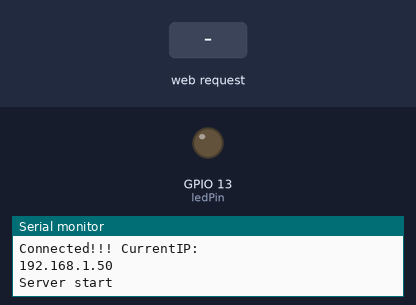
Bench run of a sketch on a simulated ESP8266 (NodeMCU). On the bench: output pins drawn as LEDs (lit = HIGH), the last lines printed to the serial monitor. The test bench sets the inputs (shaded band). WiFi joins after 1.5 s; servers stay silent unless stated.

Above: at 8.2 s.
8.3 s: HTTP request GET /led/1 received
At 9.5 s:
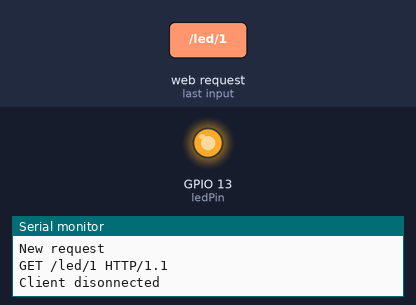
9.8 s: HTTP request GET /led/0 received
At 10.8 s:
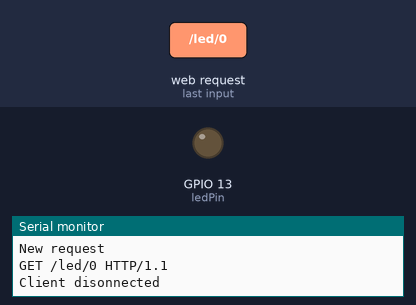
Timing chart, 0 to 12.8 s (numbered marks = the images above; inputs shaded):
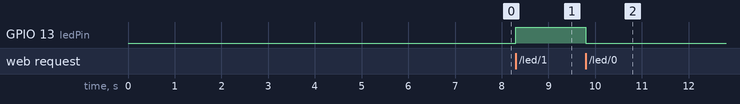

The sketch:

webserver_led.ino
```cpp
#include <ESP8266WiFi.h>

 char* ssid = "your_wifi_network";
 char* pass = "your_password";

// specify the port to listen - 80
WiFiServer server(80);
int ledPin = 13;

void setup() {

  // prepare GPIO
  pinMode(ledPin, OUTPUT);
  digitalWrite(ledPin, LOW);

  Serial.begin(115200);
  delay(2000);
  Serial.println("Starting...");

  // Connect to WiFi network
  Serial.println("Trying to connect...");

  WiFi.begin(ssid, pass);

  //attempt to connect to Wifi network, checking status
  while (WiFi.status() != WL_CONNECTED)
  {
    delay(5000);
    Serial.print("Trying... status: ")   ;
    Serial.print(WiFi.status());
    Serial.println("");
  }

  Serial.println("Connected!!! CurrentIP: ");
  Serial.print(WiFi.localIP());
  Serial.println("");

  Serial.println("Server start");
  server.begin();
}

void loop() {

  WiFiClient client = server.available();

  // Check if a client has connected
  if (!client) {
    return;
  }

  Serial.println("New request");

  // Read the first line of the request
  String req = client.readStringUntil('\r');
  Serial.println(req);
  client.flush();

  // match the request
  int state = matchRequest(req);

  //set GPIO according to the request
  digitalWrite(ledPin, state);
  client.flush();

  client.print(getHtmlResponse(state));
  delay(1);
  Serial.println("Client disonnected");
}

//parse the request ex. http://192.168.1.1/led/1
int matchRequest(String req) {

  if (req.indexOf("/led/1") != -1) {
    return 1;
  }

  if (req.indexOf("/led/0") != -1) {
    return 0;
  }

}

//return html response
String getHtmlResponse(int state) {

  String s = "<html>GPIO is ";
  s += (state) ? "HIGH" : "LOW";
  s += "</html>\n";
  return s;
}
```

Measured:
- after the input at 8.3 s, GPIO 13 (ledPin): LOW → HIGH at once
- after the input at 9.8 s, GPIO 13 (ledPin): HIGH → LOW at once
